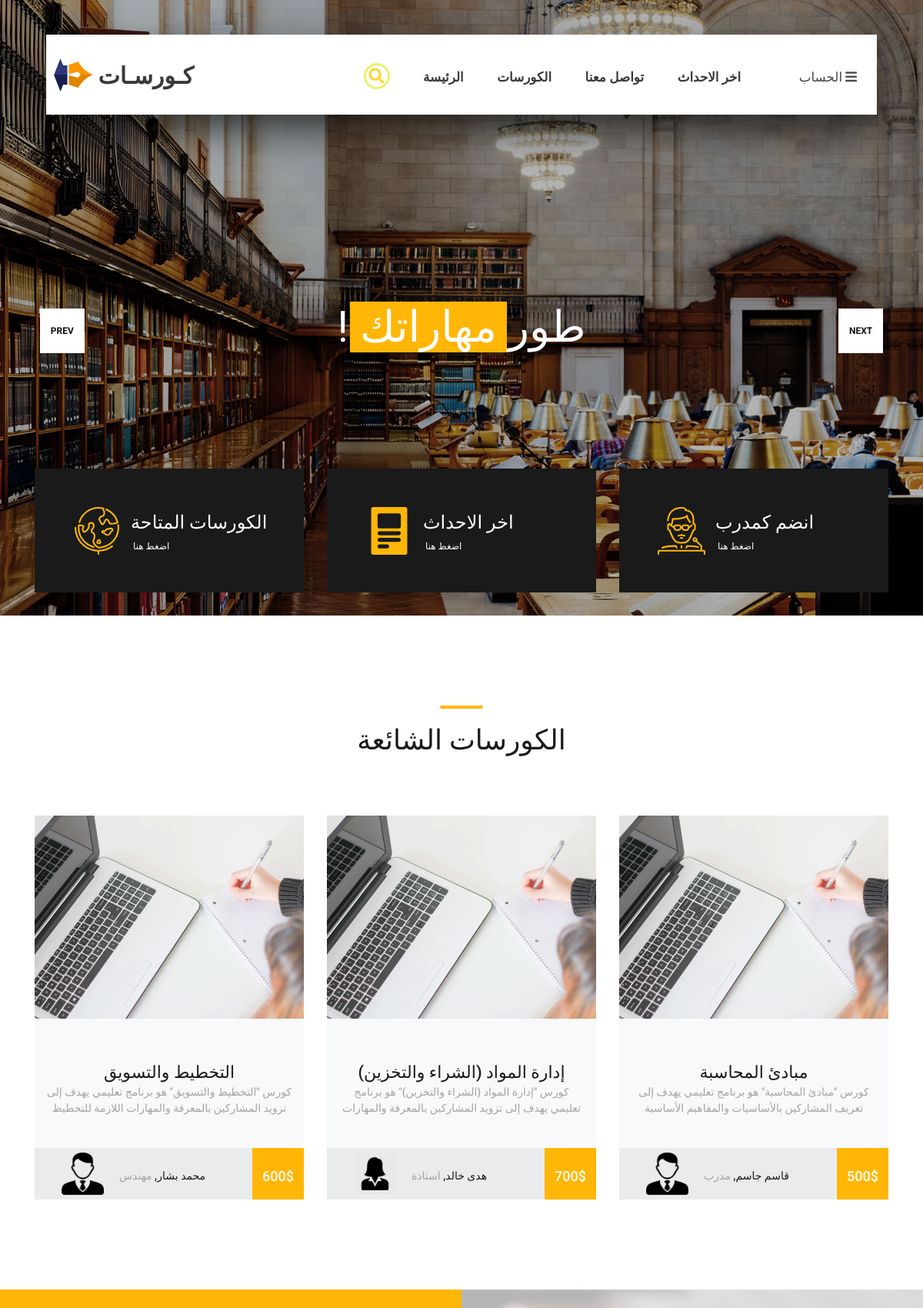
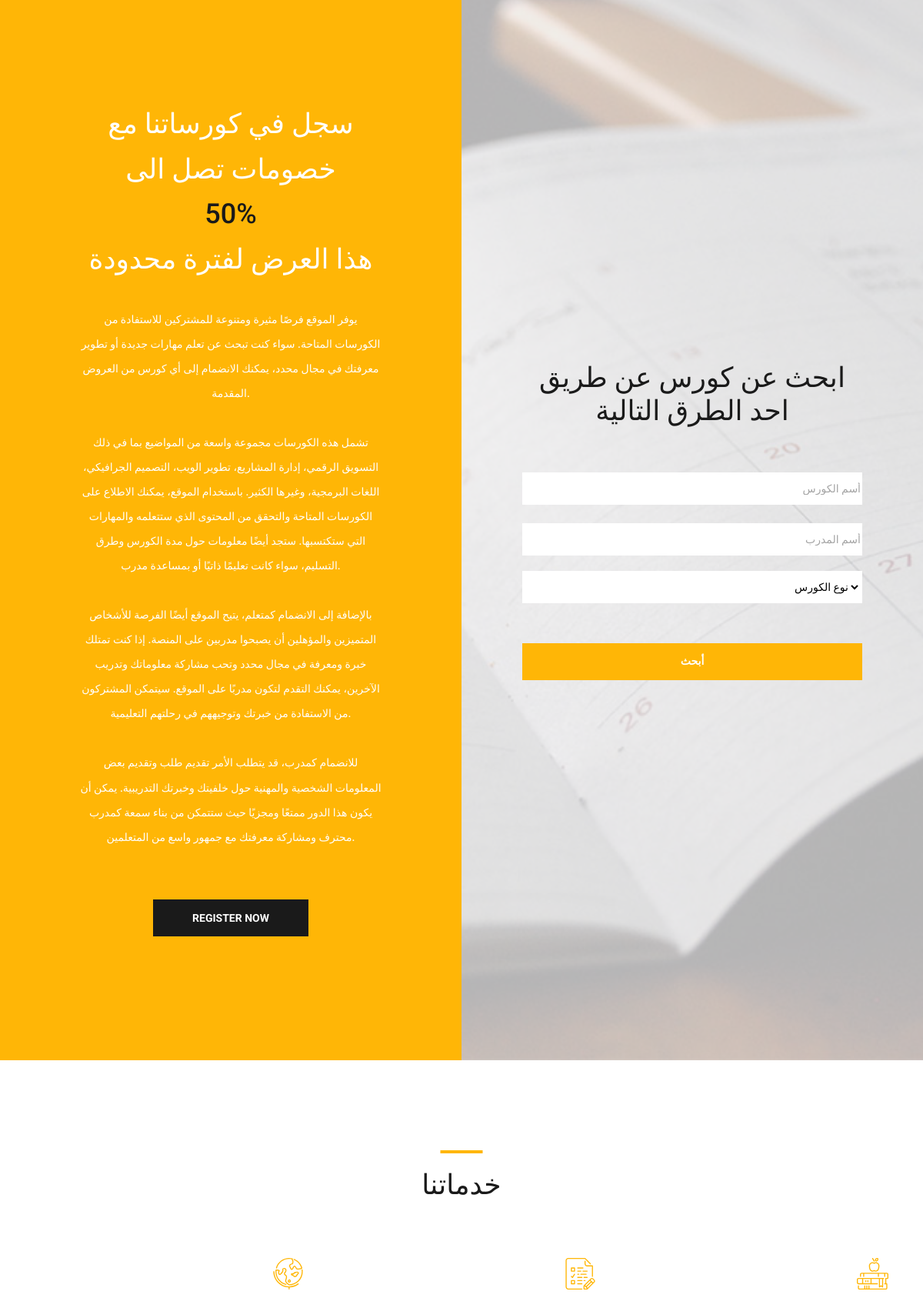
The page / (upper part) on the database its author committed (2 pictures, top to bottom).
### available_courses/models.py (models this page shows)
class Course(models.Model):
    CHOICES =(
    ("1", "حضوري"),
    ("2", "الكتروني"),
)
    CHOICES2 =(
    ("M", "ذكر"),
    ("F", "انثى"),
)
    cid = models.AutoField(primary_key=True)
    name = models.CharField(max_length=30)
    price = models.IntegerField(validators=[MaxValueValidator(9999)])
    description = models.CharField(max_length=100)
    longdescription = models.CharField(max_length=5000, null=True)
    trainer = models.CharField(max_length=20)
    trainerDescription = models.CharField(max_length=20)
    duration = models.CharField(max_length=20)
    type = models.CharField(max_length=1, choices= CHOICES)
    trainerGender = models.CharField(max_length=1, choices= CHOICES2)
    discount = models.IntegerField(validators=[MaxValueValidator(100)])
    selected = models.BooleanField(default=False)

### main/views.py (the view, shortened to what this page needs)
# urls.py: path('', IndexPageView, name='index'),
def IndexPageView(request):
    courses = Course.objects.filter(selected=True)
    context = {
        "courses": courses
    }
    return render(request, 'main/index.html', context)

### content/templates/main/index.html (shortened to what this page needs)
{% extends 'layouts/default/page.html' %}
{% load static %}
{% load i18n %}
{% block content %}
<div class="home">
    <div class="hero_slider_container">
        <div class="hero_slider owl-carousel">
            <div class="hero_slide">
                <div class="hero_slide_container d-flex flex-column align-items-center justify-content-center">
                    <div class="hero_slide_content text-center">
                        <h1 data-animation-in="fadeInUp" data-animation-out="animate-out fadeOut">
                            !
                            طور
                            <span>مهاراتك</span>
                        </h1>
                    </div>
                </div>
            </div>
        </div>
        <div class="hero_slider_left hero_slider_nav trans_200"><span class="trans_200">prev</span></div>
        <div class="hero_slider_right hero_slider_nav trans_200"><span class="trans_200">next</span></div>
    </div>
</div>
<div class="hero_boxes">
    <div class="hero_boxes_inner">
        <div class="container">
            <div class="row">
                <div class="col-lg-4 hero_box_col">
                    <a href="{% url 'cindex' %}" class="hero_box_link">
                        <div class="hero_box d-flex flex-row align-items-center justify-content-start">
                            <div class="hero_box_content">
                                <h2 class="text-right hero_box_title">الكورسات المتاحة</h2>
                                <span class="text-right hero_box_link">اضغط هنا</span>
                            </div>
                        </div>
                    </a>
                </div>
                <div class="col-lg-4 hero_box_col">
                    <a href="{% url 'latest_news' %}" class="hero_box_link">
                        <div class="hero_box d-flex flex-row align-items-center justify-content-start">
                            <div class="hero_box_content">
                                <h2 class="text-right hero_box_title">اخر الاحداث</h2>
                                <span class="hero_box_link">اضغط هنا</span>
                            </div>
                        </div>
                    </a>
                </div>
                <div class="col-lg-4 hero_box_col">
                    <a href="{% url 'join_as_lect' %}" class="hero_box_link">
                        <div class="hero_box d-flex flex-row align-items-center justify-content-start">
                            <div class="hero_box_content">
                                <h2 class="text-right hero_box_title">انضم كمدرب</h2>
                                <span class="hero_box_link">اضغط هنا</span>
                            </div>
                        </div>
                    </a>
                </div>
            </div>
        </div>
    </div>
</div>
<div class="popular page_section">
    <div class="container">
        <div class="row">
            <div class="col">
                <div class="section_title text-center">
                    <h1>الكورسات الشائعة</h1>
                </div>
            </div>
        </div>
        <div class="row course_boxes">
            {% for c in courses %}
            <div class="col-lg-4 course_box">
                <div class="card">
                    <img class="card-img-top" src="{% static 'images/course_1.jpg' %}" alt="https://unsplash.com/@kellybrito">
                    <div class="card-body text-center">
                        <div class="card-title"><a href="{% url 'cdetails' %}?cid={{c.cid}}">{{c.name}}</a></div>
                        <div class="card-text">{{c.description}}</div>
                    </div>
                    <div class="price_box d-flex flex-row align-items-center">
                        <div class="">
                            {% if c.trainerGender == 'M' %}
                            <img width="55" height="55" src="{% static 'images/male.png' %}">
                            {% else %}
                            <img width="55" height="55" src="{% static 'images/female.png' %}">
                            {% endif %}
                        </div>
                        <div class="course_author_name">{{c.trainer}}, <span>{{c.trainerDescription}}</span></div>
                        <div class="course_price d-flex flex-column align-items-center justify-content-center"><span>{{c.price}}$</span></div>
                    </div>
                </div>
            </div>
            {% endfor %}
        </div>
    </div>
</div>
<div class="register">
    <div class="container-fluid">
        <div class="row row-eq-height">
            <div class="col-lg-6 nopadding">
                <div class="text-right register_section d-flex flex-column align-items-center justify-content-center">
                    <div class="register_content text-center">
                        <h1 class="register_title">سجل في كورساتنا مع خصومات تصل الى <br> <span>50%</span> <br> هذا العرض لفترة محدودة</h1>
                        <p class="register_text">يوفر الموقع فرصًا مثيرة ومتنوعة للمشتركين للاستفادة من الكورسات المتاحة. سواء كنت تبحث عن تعلم مهارات جديدة أو تطوير معرفتك في مجال محدد، يمكنك الانضمام إلى أي كورس من العروض المقدمة. <br><br> تشمل هذه الكورسات مجموعة واسعة من المواضيع بما في ذلك التسويق الرقمي، إدارة المشاريع، تطوير الويب، التصميم الجرافيكي، اللغات البرمجية، وغيرها الكثير.
                            باستخدام الموقع، يمكنك الاطلاع على الكورسات المتاحة والتحقق من المحتوى الذي ستتعلمه والمهارات التي ستكتسبها. ستجد أيضًا معلومات حول مدة الكورس وطرق التسليم، سواء كانت تعليمًا ذاتيًا أو بمساعدة مدرب. <br><br>
                            بالإضافة إلى الانضمام كمتعلم، يتيح الموقع أيضًا الفرصة للأشخاص المتميزين والمؤهلين أن يصبحوا مدربين على المنصة. إذا كنت تمتلك خبرة ومعرفة في مجال محدد وتحب مشاركة معلوماتك وتدريب الآخرين، يمكنك التقدم لتكون مدربًا على الموقع. سيتمكن المشتركون من الاستفادة من خبرتك وتوجيههم في رحلتهم التعليمية. <br><br>
                            للانضمام كمدرب، قد يتطلب الأمر تقديم طلب وتقديم بعض المعلومات الشخصية والمهنية حول خلفيتك وخبرتك التدريبية. يمكن أن يكون هذا الدور ممتعًا ومجزيًا حيث ستتمكن من بناء سمعة كمدرب محترف ومشاركة معرفتك مع جمهور واسع من المتعلمين.</p>
                        <div class="button button_1 register_button mx-auto trans_200"><a href="#">register now</a></div>
                    </div>
                </div>
            </div>
            <div class="col-lg-6 nopadding">
                <div class="text-right search_section d-flex flex-column align-items-center justify-content-center">
                    <div class="search_background" style="background-image:url({% static 'images/search_background.jpg' %});"></div>
                    <div class="search_content text-center">
                        <h1 class="search_title">ابحث عن كورس عن طريق احد الطرق التالية</h1>
                        <form id="search_form" class="search_form" method="post" action="">
                            <input name="name" id="search_form_name" class="text-right input_field search_form_field" type="text" placeholder="أسم الكورس" required="required" data-error="Course name is required." oninput="handleInputChange(this)">
                            <input name="Tname" id="search_form_category" class="text-right input_field search_form_field" type="text" placeholder="أسم المدرب" oninput="handleInputChange(this)">
                            <div style="padding: 10px;"></div>
                            <select placeholder="نوعه" name="type" id="search_form_degree" class="text-right input_field search_form_field" onchange="handleInputChange2(this)">
                              <option value="">نوع الكورس</option>
                            </select>
                            <button id="search_submit_button" type="submit" class="search_submit_button trans_200" value="Submit">أبحث</button>
                          </form>
                    </div>
                </div>
            </div>
        </div>
    </div>
</div>
<div class="services page_section">
    <div class="container">
        <div class="row">
            <div class="col">
                <div class="section_title text-center">
                    <h1>خدماتنا</h1>
                </div>
            </div>
        </div>
        <div class="row services_row">
            <div class="col-lg-4 service_item text-left d-flex flex-column align-items-start justify-content-start">
                <div class="ltr icon_container d-flex flex-column justify-content-end">
                    <img src="{% static 'images/earth-globe.svg' %}" alt="">
                </div>
            </div>
            <div class="col-lg-4 service_item text-left d-flex flex-column align-items-start justify-content-start">
                <div class="ltr icon_container d-flex flex-column justify-content-end">
                    <img src="{% static 'images/exam.svg' %}" alt="">
                </div>
            </div>
            <div class="col-lg-4 service_item text-left d-flex flex-column align-items-start justify-content-start">
                <div class="ltr icon_container d-flex flex-column justify-content-end">
                    <img src="{% static 'images/books.svg' %}" alt="">
                </div>
            </div>
        </div>
    </div>
</div>
{% endblock %}

### content/static/styles/responsive.css (style rules this page uses)
@media only screen and (max-width: 1280px) { .hero_slide_content h1 { font-size: 56px; } }
@media only screen and (max-width: 1280px) { .card-title { font-size: 20px; } }
@media only screen and (max-width: 1280px) { .register_content, .search_content { width: 442px; } }

### content/templates/layouts/default/page.html (style rules this page uses)
.text-right { text-align: right; }

### content/templates/main/index.html (style rules this page uses)
.ltr { align-self: end; direction: rtl; text-align: right; }

### rows shown on the page
Course: name "التخطيط والتسويق", description "كورس \"التخطيط والتسويق\" هو برنامج تعليمي يهدف إلى تزويد المشاركين بالمعرفة والمهارات اللازمة للتخطيط", trainer "محمد بشار", trainerDescription "مهندس", price "600"
Course: name "(إدارة المواد (الشراء والتخزين", description "كورس \"إدارة المواد (الشراء والتخزين)\" هو برنامج تعليمي يهدف إلى تزويد المشاركين بالمعرفة والمهارات", trainer "هدى خالد", trainerDescription "استاذة", price "700"
Course: name "مبادئ المحاسبة", description "كورس \"مبادئ المحاسبة\" هو برنامج تعليمي يهدف إلى تعريف المشاركين بالأساسيات والمفاهيم الأساسية", trainer "قاسم جاسم", trainerDescription "مدرب", price "500"
